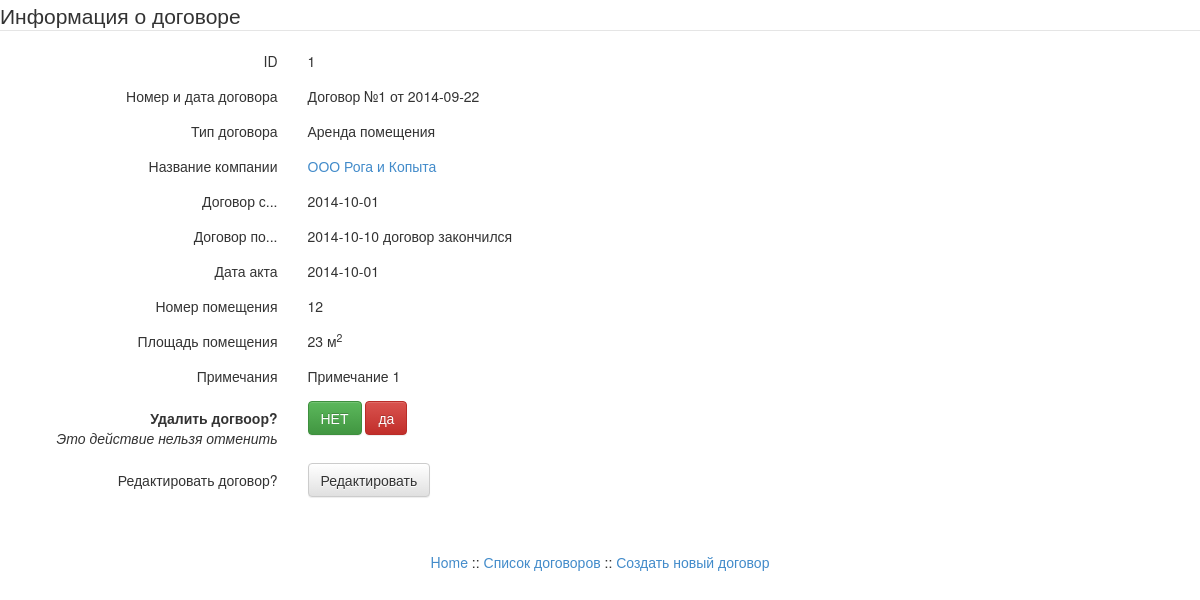
The app's page /contract/odogovore.php?id=1 with its own data.
### tables this page shows
CREATE TABLE IF NOT EXISTS `contract` (
  `c_id` int(10) unsigned NOT NULL AUTO_INCREMENT,
  `c_nomer` text NOT NULL,
  `c_date` date NOT NULL,
  `c_date-s` date NOT NULL,
  `c_date-po` date NOT NULL,
  `c_date-akt` date NOT NULL,
  `c_number` text NOT NULL,
  `c_m2` text NOT NULL,
  `c_id_type_dog` int(5) NOT NULL,
  `c_company_id` int(5) NOT NULL,
  `c_prim` text NOT NULL,
  PRIMARY KEY (`c_id`)
);

CREATE TABLE IF NOT EXISTS `type_contract` (
  `tc_id` int(5) unsigned NOT NULL AUTO_INCREMENT,
  `tc_type` text NOT NULL,
  PRIMARY KEY (`tc_id`)
);

CREATE TABLE IF NOT EXISTS `firms` (
  `f_id` int(8) unsigned NOT NULL AUTO_INCREMENT,
  `f_id_type` int(5) NOT NULL,
  `f_inn` text NOT NULL,
  `f_kpp` text NOT NULL,
  `f_ogrn` text NOT NULL,
  `f_name` text NOT NULL,
  `f_address` text NOT NULL,
  `f_director` text NOT NULL,
  `f_director_io` text NOT NULL,
  `f_director_r` text NOT NULL,
  `f_passport` text NOT NULL,
  `f_tel` text NOT NULL,
  `f_mail` text NOT NULL,
  `f_fax` text NOT NULL,
  `f_requisites` text NOT NULL,
  `f_agreement` text NOT NULL,
  `f_notes` text NOT NULL,
  `f_problem` BOOLEAN NOT NULL,
  `f_mail_s` BOOLEAN NOT NULL,
  `f_mail_s_s` date NOT NULL,
  `f_mail_s_e` date NOT NULL,
  `f_mail_s_checked` BOOLEAN NOT NULL, 
  PRIMARY KEY (`f_id`)
);

### contract/odogovore.php (the view, shortened to what this page needs)
<!DOCTYPE html>
<html lang="ru">
    <head>
		<link rel="stylesheet" href="../css/bootstrap.min.css">
		<link rel="stylesheet" href="../css/bootstrap-theme.min.css">
	</head>
<body>
<?php
	require_once '../login.php';
	$link = mysqli_connect($host, $user, $password, $db);
	$today = date("Y-m-d");
	$m1 = date("Y-m-d" ,time()+60*60*24*31);
	$m3 = date("Y-m-d" ,time()+60*60*24*31*3);
	$idset=$_REQUEST['id'];
	$query = "SELECT *
	FROM `contract` JOIN `firms` ON `contract`.`c_company_id` = `firms`.`f_id`
	WHERE  `contract`.`c_id`='$idset'";
	$result = mysqli_query($link, $query);
	$row = mysqli_fetch_array($result, MYSQLI_ASSOC);
	$query_type = "SELECT `type_contract`.`tc_id` , `type_contract`.`tc_type`
	FROM `type_contract`
	WHERE `type_contract`.`tc_id`=".$row['c_id'];
	$result_type = mysqli_query($link, $query_type);
	$row_type = mysqli_fetch_array($result_type, MYSQLI_ASSOC);
	echo '
			<form class="form-horizontal" role="form" action="yes-delete-dogovor.php" method="get">
				<legend>Информация о договоре</legend>
				<div class="form-group">
					<div class="col-sm-3 text-right">ID</div>
					<div class="col-sm-8">'.$row['c_id'].'</div>
				</div>
				<div class="form-group">
					<div class="col-sm-3 text-right">Номер и дата договора</div>
					<div class="col-sm-8">Договор №'.$row['c_nomer'].' от '.$row['c_date'].'</div>
				</div>
				<div class="form-group">
					<div class="col-sm-3 text-right">Тип договора</div>
					<div class="col-sm-8">'.$row_type['tc_type'].'</div>
				</div>
				<div class="form-group">
					<div class="col-sm-3 text-right">Название компании</div>
					<div class="col-sm-8"><a href="../company/dogovor-firm.php?id='.$row['f_id'].'">'.$row['f_name'].'</a></div>
				</div>
				<div class="form-group">
					<div class="col-sm-3 text-right">Договор с...</div>
					<div class="col-sm-8">'.$row['c_date-s'].'</div>
				</div>
				<div class="form-group">
					<div class="col-sm-3 text-right">Договор по...</div>
					<div class="col-sm-8">'.$row['c_date-po'];
						if ($row['c_date-po']>=$today && $row['c_date-po']<$m1)
							{echo ' <span class="label label-danger">договор закончится в ближайшие 30 дней</span>';}
						elseif ($row['c_date-po']<$m3 && $row['c_date-po']>=$m1)
							{echo ' <span class="label label-warning">договор закончится в ближайшие 3 месяца</span>';}
						elseif ($row['c_date-po']>=$m3)
							{echo ' <span class="label label-success">действующий договор</span>';}
						else {echo ' договор закончился';}
				echo '
					</div>
				</div>
				<div class="form-group">
					<div class="col-sm-3 text-right">Дата акта</div>
					<div class="col-sm-8">'.$row['c_date-akt'].'</div>
				</div>
				<div class="form-group">
					<div class="col-sm-3 text-right">Номер помещения</div>
					<div class="col-sm-8">'.$row['c_number'].'</div>
				</div>
				<div class="form-group">
					<div class="col-sm-3 text-right">Площадь помещения</div>
					<div class="col-sm-8">'.$row['c_m2'].' м<sup>2</sup></div>
				</div>
				<div class="form-group">
					<div class="col-sm-3 text-right">Примечания</div>
					<div class="col-sm-8">'.$row['c_prim'].'</div>
				</div>
				<div class="form-group">
					<div class="col-sm-3 control-label"><strong>Удалить догвоор?</strong><br /><em>Это действие нельзя отменить</em></div>
					<div class="col-sm-8">
						<a href="dogovora.php"><button type="button" class="btn btn-success">НЕТ</button></a>
						<input type="hidden" name="id" value="'.$row['c_id'].'">
						<button type="submit" class="btn btn-danger">да</button>
					</div>
				</div>
				<div class="form-group">
					<div class="col-sm-3 control-label">Редактировать договор?</div>
					<div class="col-sm-8">
						<a href="dogovor.php?id='.$row['c_id'].'"><button type="button" class="btn btn-default">Редактировать</button></a>
					</div>
				</div>
			</form>';
	echo '
<br /><br />
<div class="text-center">
	<a href="../index.php">Home</a> :: <a href="dogovora.php">Список договоров</a> :: <a href="new-dogovor.php">Создать новый договор</a>
</div>
';
?>
</body>
</html>

### records on screen
contract: c_id "1", c_nomer "1", c_date "2014-09-22", firms.f_name "ООО Рога и Копыта", value "2014-10-01", value "2014-10-10", c_number "12", c_m2 "23", c_prim "Примечание 1"
type_contract: tc_type "Аренда помещения"
